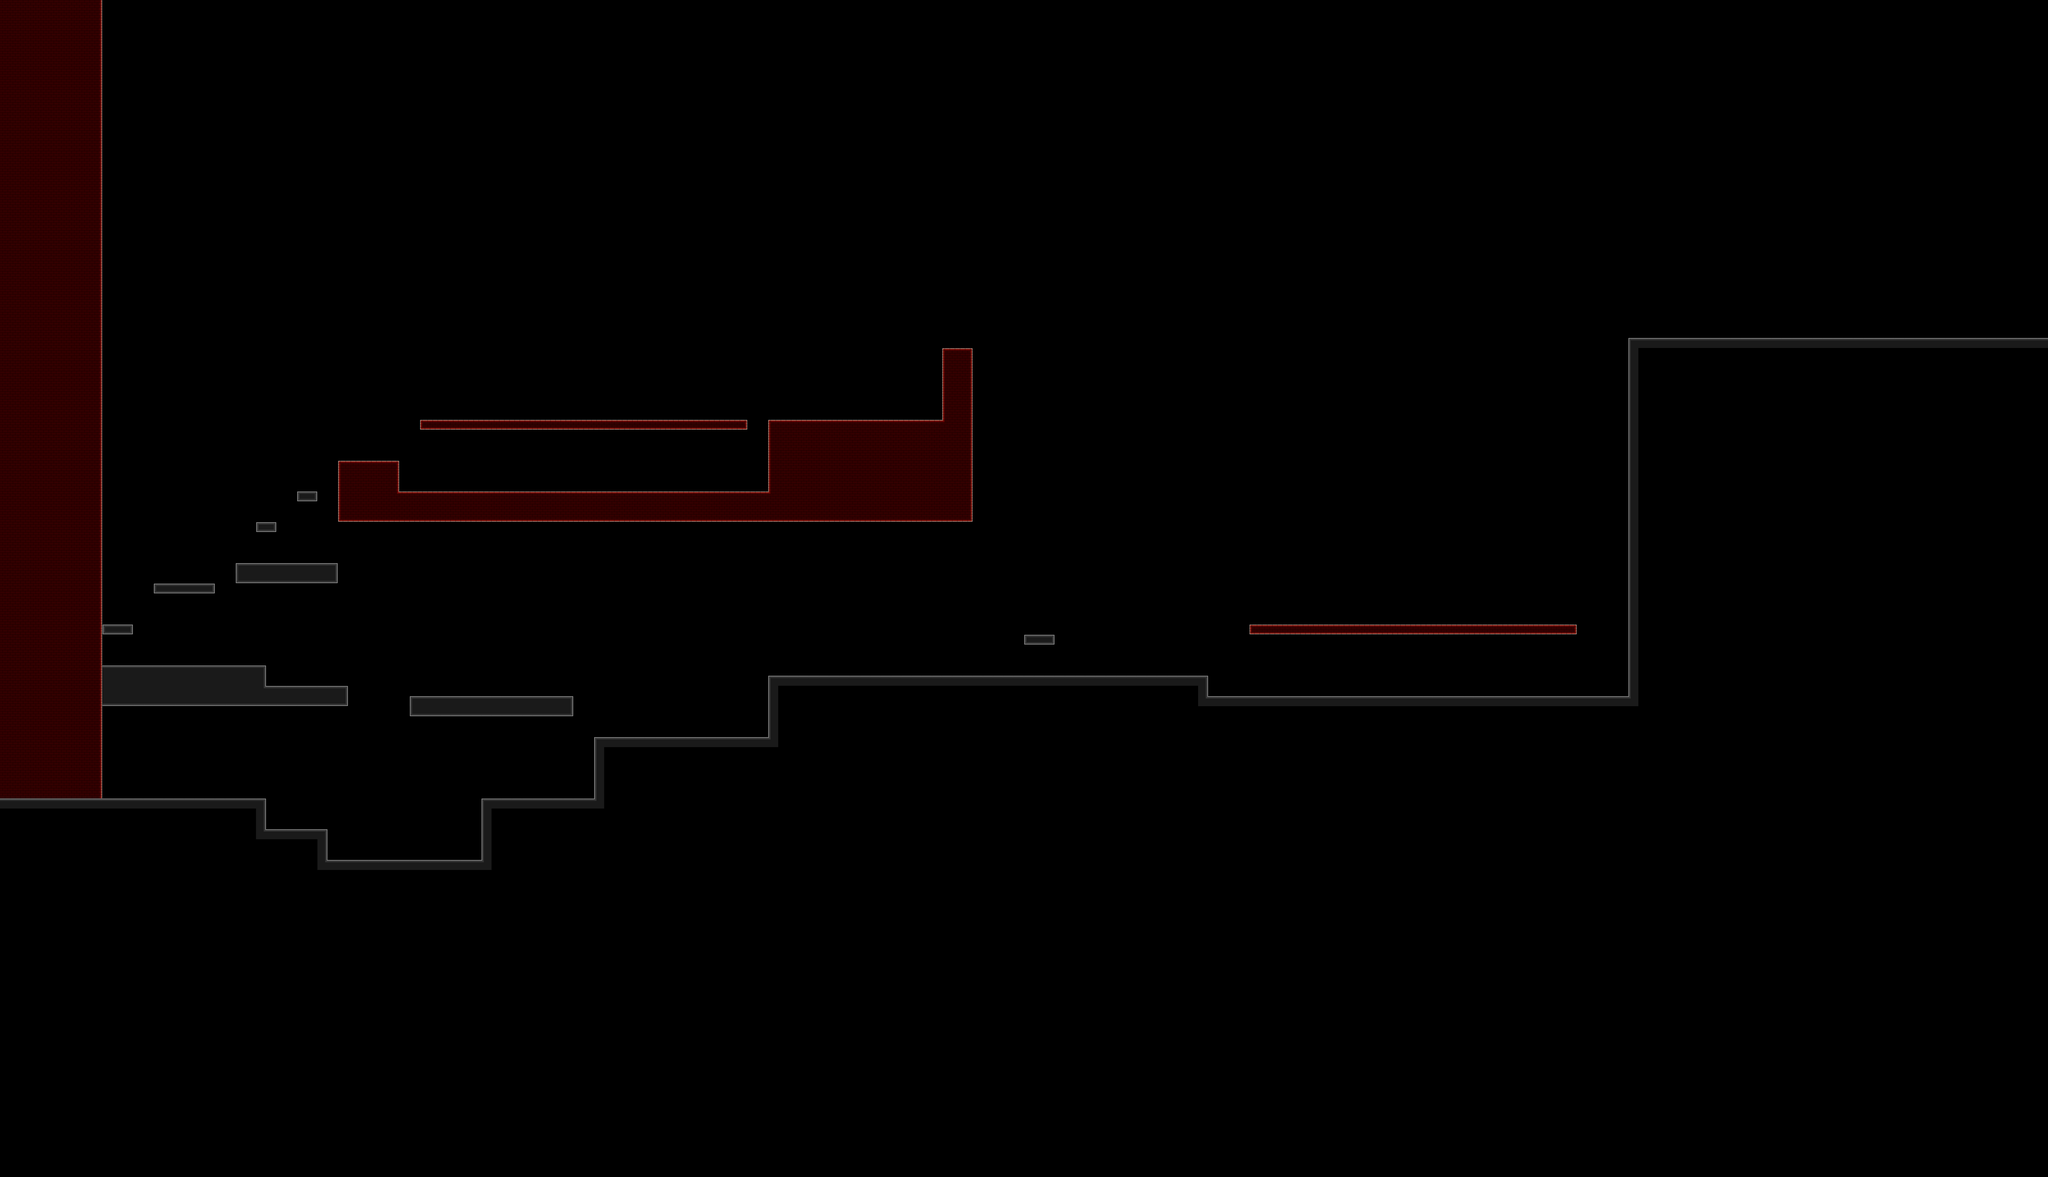

Below is a game level as drawn by its tile map, then a one-line description and the .tmx that defines it (tile-layer data replaced by summaries):
An orthogonal 200x115 tile map with 32x32 px tiles, 1 tile layer (Tile Layer 1), 2 tilesets and 8 objects.

<map version="1.0" orientation="orthogonal" width="200" height="115" tilewidth="32" tileheight="32">
 <properties>
  <property name="background-yOffset" value="-15" />
 </properties>
 <tileset firstgid="1" name="BrickOutside" tilewidth="32" tileheight="32">
  <image source="../Recess_Race_0_2/Assets/Recess Root/Resources/tileSets/TileSet-BrickOutside.jpg" width="160" height="160" />
  <tile id="3">
   <properties>
    <property name="noCollision" value="" />
   </properties>
  </tile>
  <tile id="4">
   <properties>
    <property name="noCollision" value="" />
   </properties>
  </tile>
  <tile id="6">
   <properties>
    <property name="noCollision" value="" />
   </properties>
  </tile>
  <tile id="8">
   <properties>
    <property name="noCollision" value="" />
   </properties>
  </tile>
  <tile id="9">
   <properties>
    <property name="noCollision" value="" />
   </properties>
  </tile>
  <tile id="21">
   <properties>
    <property name="noCollision" value="" />
   </properties>
  </tile>
  <tile id="22">
   <properties>
    <property name="noCollision" value="" />
   </properties>
  </tile>
 </tileset>
 <tileset firstgid="26" name="TileSet-Pavement" tilewidth="32" tileheight="32">
  <image source="../Recess_Race_0_2/Assets/Recess Root/Resources/tileSets/TileSet-Pavement.jpg" width="160" height="160" />
  <tile id="3">
   <properties>
    <property name="noCollision" value="" />
   </properties>
  </tile>
  <tile id="4">
   <properties>
    <property name="noCollision" value="" />
   </properties>
  </tile>
  <tile id="6">
   <properties>
    <property name="noCollision" value="" />
   </properties>
  </tile>
  <tile id="8">
   <properties>
    <property name="noCollision" value="" />
   </properties>
  </tile>
  <tile id="9">
   <properties>
    <property name="noCollision" value="" />
   </properties>
  </tile>
  <tile id="21">
   <properties>
    <property name="noCollision" value="" />
   </properties>
  </tile>
  <tile id="22">
   <properties>
    <property name="noCollision" value="" />
   </properties>
  </tile>
 </tileset>
 <layer name="Tile Layer 1" width="200" height="115">
  <data>[23000 cells, 1618 non-empty, 28 distinct tile ids]</data>
 </layer>
 <objectgroup color="#aaaa00" name="Garbages" width="200" height="115" />
 <objectgroup color="#ffff00" name="TennisBalls" width="200" height="115" />
 <objectgroup color="#b30000" name="Waypoints" width="200" height="115" />
 <objectgroup color="#a40080" name="QuestionMarks" width="200" height="115" />
 <objectgroup color="#ffffff" name="AIPlateformRemove" width="200" height="115" />
 <objectgroup color="#ff0000" name="Positions" width="200" height="115" />
 <objectgroup color="#55ffff" name="Fill" width="200" height="115" opacity="0.9">
  <object x="2" y="2534" width="794" height="1139" />
  <object x="1540" y="2532" width="342" height="1146" />
  <object x="1894" y="2340" width="534" height="1332" />
  <object x="2438" y="2152" width="1300" height="1528" />
  <object x="3750" y="2214" width="2636" height="1456" />
  <object x="5125" y="1093" width="1258" height="1106" />
  <object x="807" y="2631" width="176" height="1043" />
  <object x="1002" y="2727" width="524" height="947" />
 </objectgroup>
</map>
